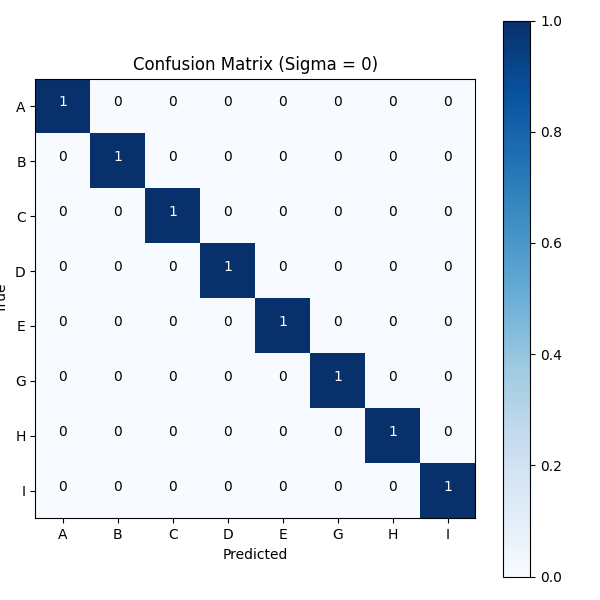
#> input picture task-5 (9 задача)/results/confusion_matrix_sigma_0.png, 600 x 600 px, given as the content of the folder source_images, which was not available
$ jupyter execute --allow-errors main.ipynb
#> lines starting #> are read from the running program, lines starting #| are printed output that depends on the picture; pictures that were not available may be replaced by others from this repository, and a replacement may not be noted
[cell 1]
import os
import glob
import cv2
import numpy as np

def ensure_dir(directory):
    """Создать папку, если её нет."""
    if not os.path.exists(directory):
        os.makedirs(directory)

# [76 lines left out: function process_image, not called in this run]

def main():
    # Папка с исходными изображениями
    source_folder = "source_images"

    # Папки для сохранения результатов
    output_dir_binary = "results/binary"
    output_dir_noisy = "results/noisy"
    output_dir_noisy_bin = "results/noisy_bin"
    output_dir_morph = "results/morph"

    # Создаём выходные папки (если их нет)
    ensure_dir(output_dir_binary)
    ensure_dir(output_dir_noisy)
    ensure_dir(output_dir_noisy_bin)
    ensure_dir(output_dir_morph)

    # Параметр шума (стандартное отклонение)
    sigma = 20

    # Ищем все .jpeg файлы в папке source_images
    image_paths = glob.glob(os.path.join(source_folder, "*.jpeg"))

    if not image_paths:
        print(f"В папке {source_folder} не найдено файлов .jpeg")
        return

    # Обрабатываем все изображения по очереди
    for path in image_paths:
        process_image(path,
                      output_dir_binary,
                      output_dir_noisy,
                      output_dir_noisy_bin,
                      output_dir_morph,
                      sigma=sigma)

if __name__ == "__main__":
    main()

[cell 2]
import os
import glob
import cv2
import numpy as np
import matplotlib.pyplot as plt

def ensure_dir(directory):
    """Создать папку, если её нет."""
    if not os.path.exists(directory):
        os.makedirs(directory)

# [134 lines left out: function process_image, not called in this run]

def main():
    # Папка с исходными изображениями
    source_folder = "source_images"

    # Папки для сохранения результатов
    output_dir_binary = "results/binary"
    output_dir_noisy = "results/noisy"
    output_dir_noisy_bin = "results/noisy_bin"
    output_dir_morph = "results/morph"

    # Создаём выходные папки (если их нет)
    ensure_dir(output_dir_binary)
    ensure_dir(output_dir_noisy)
    ensure_dir(output_dir_noisy_bin)
    ensure_dir(output_dir_morph)

    # Параметр шума (стандартное отклонение)
    sigma = 20

    # Ищем все .jpeg файлы в папке source_images
    image_paths = glob.glob(os.path.join(source_folder, "*.jpeg"))

    if not image_paths:
        print(f"В папке {source_folder} не найдено файлов .jpeg")
        return

    # Обрабатываем все изображения по очереди
    for path in image_paths:
        process_image(path,
                      output_dir_binary,
                      output_dir_noisy,
                      output_dir_noisy_bin,
                      output_dir_morph,
                      sigma=sigma)

if __name__ == "__main__":
    main()

[cell 3]
import os
import glob
import cv2
import numpy as np
import matplotlib.pyplot as plt

# =========================================================
# SECTION 1: ВСПОМОГАТЕЛЬНЫЕ ФУНКЦИИ
# =========================================================

def ensure_dir(directory):
    """Создает папку, если её нет."""
    if not os.path.exists(directory):
        os.makedirs(directory)

# [201 lines left out: functions add_gaussian_noise, binarize_otsu, morph_open_close, compute_projector, recognize_letter, process_image, not called in this run]

# =========================================================
# SECTION 3: ГЛАВНАЯ ФУНКЦИЯ
# =========================================================

def main():
    # Папки с входными изображениями и для сохранения результатов
    source_folder = "source_images"  # Эталонные изображения теперь тоже в source_images
    output_dir_binary = "results/binary"
    output_dir_noisy = "results/noisy"
    output_dir_proj = "results/proj"      # для проекционных изображений и графиков
    output_dir_recog = "results/recog"    # для текстовых файлов с результатами распознавания

    for d in [output_dir_binary, output_dir_noisy, output_dir_proj, output_dir_recog]:
        ensure_dir(d)

    # Параметры обработки
    sigma = 20     # стандартное отклонение шума
    ksize = 3      # размер структурного элемента (эрозия/дилатация)
    fG = 255       # яркость фигуры
    fH = 0         # яркость фона

    # Ищем все JPEG изображения в папке source_images
    image_paths = glob.glob(os.path.join(source_folder, "*.jpeg"))
    if not image_paths:
        print(f"В папке {source_folder} не найдено файлов .jpeg")
        return

    for path in image_paths:
        process_image(path, output_dir_binary, output_dir_noisy, output_dir_proj, output_dir_recog,
                      sigma=sigma, ksize=ksize, fG=fG, fH=fH)

if __name__ == "__main__":
    main()

[cell 4]
import os
import glob
import cv2
import numpy as np
import matplotlib.pyplot as plt

from sklearn.svm import SVC
from sklearn.pipeline import Pipeline
from sklearn.preprocessing import StandardScaler
from sklearn.metrics import confusion_matrix

# =========================================================
# SECTION 1: ВСПОМОГАТЕЛЬНЫЕ ФУНКЦИИ И АУГМЕНТАЦИЯ
# =========================================================

def ensure_dir(directory):
    """Создает папку, если ее нет."""
    if not os.path.exists(directory):
        os.makedirs(directory)

def get_letter_label(filename):
    """
    Извлекает первую букву из имени файла (в верхнем регистре).
    Например, 'A.jpeg' → 'A'
    """
    base = os.path.splitext(os.path.basename(filename))[0]
    if not base:
        return None
    return base[0].upper()

def load_dataset(source_folder, img_size=(28,28), morph_ksize=0):
    """
    Считывает все изображения из source_folder,
    приводит их к размеру img_size, и формирует X, y, где:
      - X[i] – изображение в виде flatten-вектора (тип float32).
      - y[i] – метка, извлеченная из имени файла.
    Если morph_ksize > 0, выполняется морфологическая очистка.
    """
#> called with source_folder = 'source_images', img_size = (28, 28), morph_ksize = 0
    image_paths = sorted(glob.glob(os.path.join(source_folder, "*.png")) +
                         glob.glob(os.path.join(source_folder, "*.jpeg")))
    X = []
    Y = []
    for path in image_paths:
        label = get_letter_label(path)
        if label is None:
            continue
        img_gray = cv2.imread(path, cv2.IMREAD_GRAYSCALE)
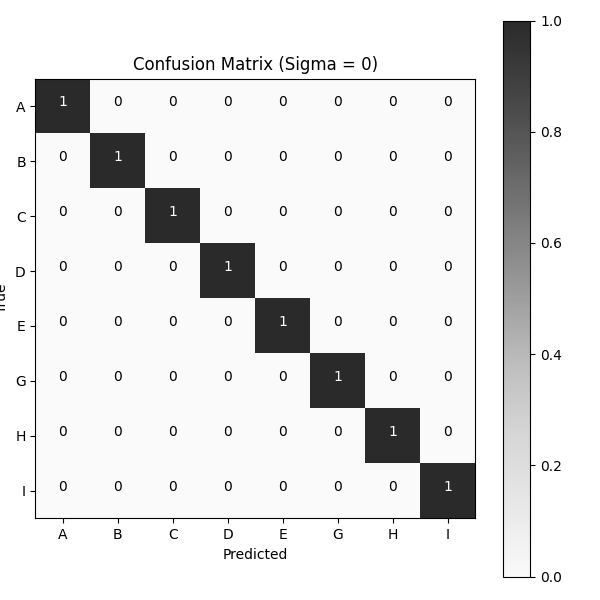
#> img_gray: shape (600, 600); min 0, max 255, mean 229.6
        if img_gray is None:
            continue
        if (img_gray.shape[1], img_gray.shape[0]) != img_size:
            img_gray = cv2.resize(img_gray, img_size)
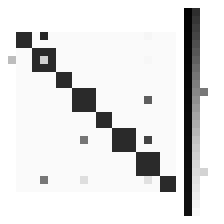
#> img_gray: shape (28, 28) (shown 8 times larger); min 3, max 255, mean 226
#| Загружено 1 изображений, классов: {'C'}
        # При желании можно провести морфологическую обработку
        if morph_ksize > 0:
            kernel = np.ones((morph_ksize, morph_ksize), np.uint8)
            opened = cv2.morphologyEx(img_gray, cv2.MORPH_OPEN, kernel)
            closed = cv2.morphologyEx(opened, cv2.MORPH_CLOSE, kernel)
            processed = closed
        else:
            processed = img_gray
        X.append(processed.flatten().astype(np.float32))
        Y.append(label)
    return np.array(X), np.array(Y)

def add_gaussian_noise(img, sigma):
    """
    Добавляет гауссов шум со стандартным отклонением sigma к изображению.
    Принимает изображение (float32 или uint8) и возвращает uint8 результат.
    """
    float_img = img.astype(np.float32)
    noise = np.random.normal(0, sigma, float_img.shape).astype(np.float32)
    noisy_img = float_img + noise
    noisy_img = np.clip(noisy_img, 0, 255)
    return noisy_img.astype(np.uint8)

def augment_data(X, y, img_size=(28,28), augment_factor=2, sigma_range=(0,50)):
    """
    Аугментирует обучающую выборку:
    Для каждого изображения генерирует augment_factor дополнений, добавляя шум с sigma, выбранным случайно из sigma_range.
    Возвращает расширенные выборки X_aug и y_aug.
    """
#> called with X = array of shape (1, 784), y = array of shape (1,), img_size = (28, 28), augment_factor = 2, sigma_range = (0, 50)
    X_aug = []
    y_aug = []
    for vec, label in zip(X, y):
        # Добавляем чистое изображение
        X_aug.append(vec)
        y_aug.append(label)
        # Преобразуем vector к 2D изображению
        img = vec.reshape(img_size).astype(np.uint8)
        for _ in range(augment_factor):
            sigma = np.random.uniform(sigma_range[0], sigma_range[1])
            noisy_img = add_gaussian_noise(img, sigma)
            X_aug.append(noisy_img.flatten().astype(np.float32))
            y_aug.append(label)
#> this loop made 1 pass
#> label on pass 1: 'C'
#> pass 1, in add_gaussian_noise, `noisy_img = float_img + noise`:
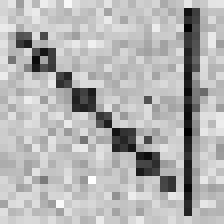
#> noisy_img: shape (28, 28) float32 (shown 8 times larger); min -35.81, max 333.9, mean 224.4; drawn with min black and max white
#> pass 1, in add_gaussian_noise, `noisy_img = np.clip(noisy_img, 0, 255)`:
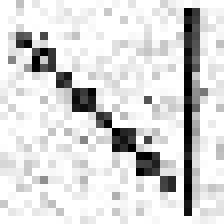
#> noisy_img: shape (28, 28) float32 (shown 8 times larger); min 0, max 255, mean 216.8
#> pass 1, in add_gaussian_noise (call 2), `noisy_img = float_img + noise`:
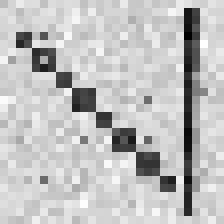
#> noisy_img: shape (28, 28) float32 (shown 8 times larger); min -37.14, max 311.8, mean 226.7; drawn with min black and max white
#> after the loop:
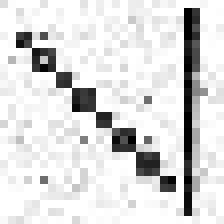
#> noisy_img: shape (28, 28) (shown 8 times larger); min 0, max 255, mean 220.8
#> after the loop, X_aug = 3 items; y_aug = ['C', 'C', 'C']
    return np.array(X_aug), np.array(y_aug)

# =========================================================
# SECTION 2: ОБУЧЕНИЕ КЛАССИФИКАТОРА
# =========================================================

def train_classifier(X_train, y_train):
    """
    Создает конвейер из StandardScaler и SVC (метод опорных векторов с RBF-ядром),
    обучает его на предоставленных данных, и возвращает обученную модель.
    """
    pipeline = Pipeline([
        ("scaler", StandardScaler()),
        ("svc", SVC(kernel="rbf", C=10, gamma="scale"))
    ])
    pipeline.fit(X_train, y_train)
    return pipeline

# =========================================================
# SECTION 3: ОЦЕНКА РАСПОЗНАВАНИЯ ДЛЯ РАЗНЫХ SIGMA
# =========================================================

# [80 lines left out: functions evaluate_with_noise, plot_conf_mat, plot_error_rates, not called in this run]

# =========================================================
# SECTION 4: ГЛАВНАЯ ФУНКЦИЯ
# =========================================================

def main():
    # Путь к датасету (все чистые изображения лежат в source_images)
    source_folder = "source_images"
    ensure_dir("results")

    # Загрузим данные: приводим изображения к размеру 28x28, без морфологической очистки при загрузке.
    X_clean, y_clean = load_dataset(source_folder, img_size=(28,28), morph_ksize=0)
    if len(X_clean) == 0:
        print("Нет данных в source_images!")
        return
    print(f"Загружено {len(X_clean)} изображений, классов: {set(y_clean)}")

    # Аугментация обучающей выборки: добавим по 2 зашумленных образца на каждое чистое изображение, случайным sigma из [0,50]
    X_aug, y_aug = augment_data(X_clean, y_clean, img_size=(28,28), augment_factor=2, sigma_range=(0,50))
    print(f"После аугментации обучающая выборка имеет {len(X_aug)} образцов.")
#| После аугментации обучающая выборка имеет 3 образцов.

    # Обучаем классификатор (SVM) на расширенной выборке
    model = train_classifier(X_aug, y_aug)
    print("Классификатор обучен.")

    # Задаем список значений sigma для тестирования
    sigma_list = [0, 10, 20, 30, 40, 50]

    # Оцениваем распознавание на зашумленных версиях чистых данных
    conf_mats, error_rates, labels = evaluate_with_noise(model, X_clean, y_clean,
                                                         img_size=(28,28),
                                                         sigma_list=sigma_list,
                                                         morph_ksize=0)  # можно задать >0, если нужно

    # Строим матрицы путаницы для каждого sigma
    for sigma in sigma_list:
        cm = conf_mats[sigma]
        plot_conf_mat(cm, labels, sigma)

    # Строим график зависимости ошибки от sigma
    plot_error_rates(error_rates)
    print("Оценка завершена, результаты сохранены в папке 'results'.")

#> (the rest of this cell did not finish here and is left out)

$ run again, on task-5 (9 задача)/results/confusion_matrix_sigma_40.png
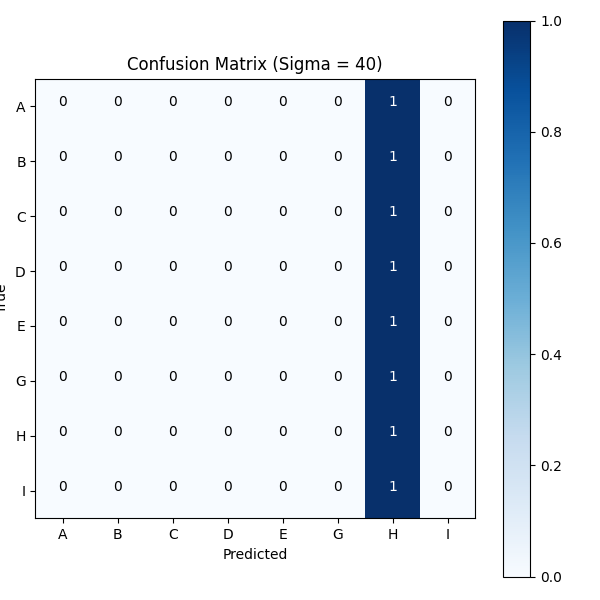
#> input picture task-5 (9 задача)/results/confusion_matrix_sigma_40.png, 600 x 600 px, given as the content of the folder source_images, which was not available
#> in load_dataset, `img_gray = cv2.resize(img_gray, img_size)`:
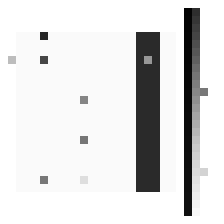
#> img_gray: shape (28, 28) (shown 8 times larger); min 3, max 255, mean 223.9
#| Загружено 1 изображений, классов: {'C'}
#> the loop in augment_data, `for vec, label in zip(X, y):` made 1 pass
#> label on pass 1: 'C'
#> after the loop in augment_data, `for vec, label in zip(X, y):`:
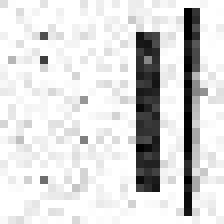
#> noisy_img: shape (28, 28) (shown 8 times larger); min 0, max 255, mean 218.7
#> after the loop in augment_data, `for vec, label in zip(X, y):`: X_aug = 3 items; y_aug = ['C', 'C', 'C']
#| После аугментации обучающая выборка имеет 3 образцов.
